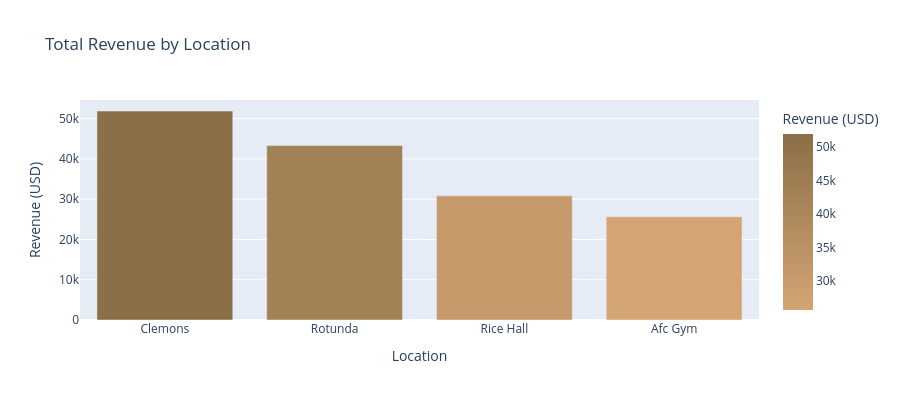

Notebook cell for this chart:
### Code cell
# Create bar chart for revenue by location
fig = px.bar(
    revenue_by_location.reset_index(),
    x="cart_location",
    y="revenue_usd",
    title="Total Revenue by Location",
    labels={"cart_location": "Location", "revenue_usd": "Revenue (USD)"},
    color="revenue_usd",
    color_continuous_scale=["#d4a574", "#8b6f47"],
)

fig.update_layout(height=400, showlegend=False, hovermode="x unified")

fig.show()

### Figure 1 — Plotly figure (JSON) as saved in the notebook; plotly's stock layout.template omitted (floating-point values rounded to 4 significant figures)
{"data": [{"hovertemplate": "Location=%{x}<br>Revenue (USD)=%{marker.color}<extra></extra>", "legendgroup": "", "marker": {"color": [51900.0, 43320.0, 30840.0, 25660.0], "coloraxis": "coloraxis", "pattern": {"shape": ""}}, "name": "", "orientation": "v", "showlegend": false, "textposition": "auto", "type": "bar", "x": ["Clemons", "Rotunda", "Rice Hall", "Afc Gym"], "xaxis": "x", "y": [51900.0, 43320.0, 30840.0, 25660.0], "yaxis": "y"}], "layout": {"barmode": "relative", "coloraxis": {"autocolorscale": false, "colorbar": {"title": {"text": "Revenue (USD)"}}, "colorscale": [[0, "#d4a574"], [1, "#8b6f47"]]}, "height": 400, "hovermode": "x unified", "legend": {"tracegroupgap": 0}, "showlegend": false, "title": {"text": "Total Revenue by Location"}, "xaxis": {"anchor": "y", "domain": [0, 1], "title": {"text": "Location"}}, "yaxis": {"anchor": "x", "domain": [0, 1], "title": {"text": "Revenue (USD)"}}}}
